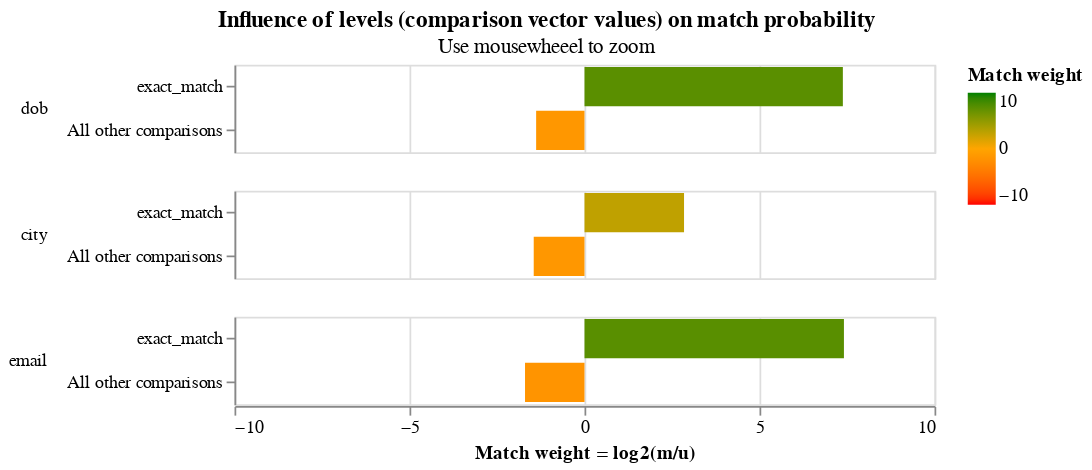

Notebook source saved alongside this figure:
### Markdown cell above
We then use the expectation maximisation algorithm to train the `m` values.

Note that in this first EM training session we block on `first_name` and `surname`, meaning that all comparisons will have `first_name` and `surname` exactly equal.   This means that, in this training session, we cannot estimate parameter estimates for the `first_name` or `surname` columns, as seen in their absence from the match weights chart.

### Code cell
blocking_rule = "l.first_name = r.first_name and l.surname = r.surname"
training_session_names = linker.train_m_using_expectation_maximisation(blocking_rule)


training_session_names.match_weights_interactive_history_chart()

### Figure 1 — Vega-Lite specification as saved in the notebook (floating-point values rounded to 4 significant figures)
{"config": {"view": {"width": 400, "height": 50}, "mark": {"tooltip": null}, "title": {"anchor": "middle"}, "header": {"title": null}}, "params": [{"name": "iteration_number", "value": 0, "bind": {"input": "range", "min": 0, "max": 2, "step": 1}, "description": "Filter by the interation number"}], "data": {"values": [{"comparison_name": "dob", "sql_condition": "dob_l = dob_r", "label_for_charts": "exact_match", "m_probability": 0.6177, "u_probability": 0.003704, "m_probability_description": "Amongst truly matching record comparisons, 61.77% of records are in the exact_match comparison level", "u_probability_description": "Amongst truly non-matching record comparisons, 0.37% of records are in the exact_match comparison level", "has_tf_adjustments": false, "tf_adjustment_column": null, "tf_adjustment_weight": 1.0, "is_null_level": false, "bayes_factor": 166.8, "log2_bayes_factor": 7.382, "comparison_vector_value": 1, "max_comparison_vector_value": 1, "bayes_factor_description": "If comparison level is `exact_match` then comparison is 166.77 times more likely to be a match", "iteration": 0, "proportion_of_matches": 0.995}, {"comparison_name": "dob", "sql_condition": "ELSE", "label_for_charts": "All other comparisons", "m_probability": 0.3823, "u_probability": 0.9963, "m_probability_description": "Amongst truly matching record comparisons, 38.23% of records are in the all other comparisons comparison level", "u_probability_description": "Amongst truly non-matching record comparisons, 99.63% of records are in the all other comparisons comparison level", "has_tf_adjustments": false, "tf_adjustment_column": null, "tf_adjustment_weight": 1.0, "is_null_level": false, "bayes_factor": 0.3838, "log2_bayes_factor": -1.382, "comparison_vector_value": 0, "max_comparison_vector_value": 1, "bayes_factor_description": "If comparison level is `all other comparisons` then comparison is  2.61 times less likely to be a match", "iteration": 0, "proportion_of_matches": 0.995}, {"comparison_name": "city", "sql_condition": "city_l = city_r", "label_for_charts": "exact_match", "m_probability": 0.6682, "u_probability": 0.09308, "m_probability_description": "Amongst truly matching record comparisons, 66.82% of records are in the exact_match comparison level", "u_probability_description": "Amongst truly non-matching record comparisons, 9.31% of records are in the exact_match comparison level", "has_tf_adjustments": true, "tf_adjustment_column": "city", "tf_adjustment_weight": 1.0, "is_null_level": false, "bayes_factor": 7.179, "log2_bayes_factor": 2.844, "comparison_vector_value": 1, "max_comparison_vector_value": 1, "bayes_factor_description": "If comparison level is `exact_match` then comparison is 7.18 times more likely to be a match", "iteration": 0, "proportion_of_matches": 0.995}, {"comparison_name": "city", "sql_condition": "ELSE", "label_for_charts": "All other comparisons", "m_probability": 0.3318, "u_probability": 0.9069, "m_probability_description": "Amongst truly matching record comparisons, 33.18% of records are in the all other comparisons comparison level", "u_probability_description": "Amongst truly non-matching record comparisons, 90.69% of records are in the all other comparisons comparison level", "has_tf_adjustments": false, "tf_adjustment_column": null, "tf_adjustment_weight": 1.0, "is_null_level": false, "bayes_factor": 0.3658, "log2_bayes_factor": -1.451, "comparison_vector_value": 0, "max_comparison_vector_value": 1, "bayes_factor_description": "If comparison level is `all other comparisons` then comparison is  2.73 times less likely to be a match", "iteration": 0, "proportion_of_matches": 0.995}, {"comparison_name": "email", "sql_condition": "email_l = email_r", "label_for_charts": "exact_match", "m_probability": 0.6933, "u_probability": 0.00407, "m_probability_description": "Amongst truly matching record comparisons, 69.33% of records are in the exact_match comparison level", "u_probability_description": "Amongst truly non-matching record comparisons, 0.41% of records are in the exact_match comparison level", "has_tf_adjustments": false, "tf_adjustment_column": null, "tf_adjustment_weight": 1.0, "is_null_level": false, "bayes_factor": 170.3, "log2_bayes_factor": 7.412, "comparison_vector_value": 1, "max_comparison_vector_value": 1, "bayes_factor_description": "If comparison level is `exact_match` then comparison is 170.34 times more likely to be a match", "iteration": 0, "proportion_of_matches": 0.995}, {"comparison_name": "email", "sql_condition": "ELSE", "label_for_charts": "All other comparisons", "m_probability": 0.3067, "u_probability": 0.9959, "m_probability_description": "Amongst truly matching record comparisons, 30.67% of records are in the all other comparisons comparison level", "u_probability_description": "Amongst truly non-matching record comparisons, 99.59% of records are in the all other comparisons comparison level", "has_tf_adjustments": false, "tf_adjustment_column": null, "tf_adjustment_weight": 1.0, "is_null_level": false, "bayes_factor": 0.3079, "log2_bayes_factor": -1.699, "comparison_vector_value": 0, "max_comparison_vector_value": 1, "bayes_factor_description": "If comparison level is `all other comparisons` then comparison is  3.25 times less likely to be a match", "iteration": 0, "proportion_of_matches": 0.995}, {"comparison_name": "dob", "sql_condition": "dob_l = dob_r", "label_for_charts": "exact_match", "m_probability": 0.6001, "u_probability": 0.003704, "m_probability_description": "Amongst truly matching record comparisons, 60.01% of records are in the exact_match comparison level", "u_probability_description": "Amongst truly non-matching record comparisons, 0.37% of records are in the exact_match comparison level", "has_tf_adjustments": false, "tf_adjustment_column": null, "tf_adjustment_weight": 1.0, "is_null_level": false, "bayes_factor": 162.0, "log2_bayes_factor": 7.34, "comparison_vector_value": 1, "max_comparison_vector_value": 1, "bayes_factor_description": "If comparison level is `exact_match` then comparison is 162.02 times more likely to be a match", "iteration": 1, "proportion_of_matches": 0.995}, {"comparison_name": "dob", "sql_condition": "ELSE", "label_for_charts": "All other comparisons", "m_probability": 0.3999, "u_probability": 0.9963, "m_probability_description": "Amongst truly matching record comparisons, 39.99% of records are in the all other comparisons comparison level", "u_probability_description": "Amongst truly non-matching record comparisons, 99.63% of records are in the all other comparisons comparison level", "has_tf_adjustments": false, "tf_adjustment_column": null, "tf_adjustment_weight": 1.0, "is_null_level": false, "bayes_factor": 0.4014, "log2_bayes_factor": -1.317, "comparison_vector_value": 0, "max_comparison_vector_value": 1, "bayes_factor_description": "If comparison level is `all other comparisons` then comparison is  2.49 times less likely to be a match", "iteration": 1, "proportion_of_matches": 0.995}, {"comparison_name": "city", "sql_condition": "city_l = city_r", "label_for_charts": "exact_match", "m_probability": 0.6273, "u_probability": 0.09308, "m_probability_description": "Amongst truly matching record comparisons, 62.73% of records are in the exact_match comparison level", "u_probability_description": "Amongst truly non-matching record comparisons, 9.31% of records are in the exact_match comparison level", "has_tf_adjustments": true, "tf_adjustment_column": "city", "tf_adjustment_weight": 1.0, "is_null_level": false, "bayes_factor": 6.739, "log2_bayes_factor": 2.753, "comparison_vector_value": 1, "max_comparison_vector_value": 1, "bayes_factor_description": "If comparison level is `exact_match` then comparison is 6.74 times more likely to be a match", "iteration": 1, "proportion_of_matches": 0.995}, {"comparison_name": "city", "sql_condition": "ELSE", "label_for_charts": "All other comparisons", "m_probability": 0.3727, "u_probability": 0.9069, "m_probability_description": "Amongst truly matching record comparisons, 37.27% of records are in the all other comparisons comparison level", "u_probability_description": "Amongst truly non-matching record comparisons, 90.69% of records are in the all other comparisons comparison level", "has_tf_adjustments": false, "tf_adjustment_column": null, "tf_adjustment_weight": 1.0, "is_null_level": false, "bayes_factor": 0.411, "log2_bayes_factor": -1.283, "comparison_vector_value": 0, "max_comparison_vector_value": 1, "bayes_factor_description": "If comparison level is `all other comparisons` then comparison is  2.43 times less likely to be a match", "iteration": 1, "proportion_of_matches": 0.995}, {"comparison_name": "email", "sql_condition": "email_l = email_r", "label_for_charts": "exact_match", "m_probability": 0.6534, "u_probability": 0.00407, "m_probability_description": "Amongst truly matching record comparisons, 65.34% of records are in the exact_match comparison level", "u_probability_description": "Amongst truly non-matching record comparisons, 0.41% of records are in the exact_match comparison level", "has_tf_adjustments": false, "tf_adjustment_column": null, "tf_adjustment_weight": 1.0, "is_null_level": false, "bayes_factor": 160.5, "log2_bayes_factor": 7.327, "comparison_vector_value": 1, "max_comparison_vector_value": 1, "bayes_factor_description": "If comparison level is `exact_match` then comparison is 160.54 times more likely to be a match", "iteration": 1, "proportion_of_matches": 0.995}, {"comparison_name": "email", "sql_condition": "ELSE", "label_for_charts": "All other comparisons", "m_probability": 0.3466, "u_probability": 0.9959, "m_probability_description": "Amongst truly matching record comparisons, 34.66% of records are in the all other comparisons comparison level", "u_probability_description": "Amongst truly non-matching record comparisons, 99.59% of records are in the all other comparisons comparison level", "has_tf_adjustments": false, "tf_adjustment_column": null, "tf_adjustment_weight": 1.0, "is_null_level": false, "bayes_factor": 0.348, "log2_bayes_factor": -1.523, "comparison_vector_value": 0, "max_comparison_vector_value": 1, "bayes_factor_description": "If comparison level is `all other comparisons` then comparison is  2.87 times less likely to be a match", "iteration": 1, "proportion_of_matches": 0.995}, {"comparison_name": "dob", "sql_condition": "dob_l = dob_r", "label_for_charts": "exact_match", "m_probability": 0.6006, "u_probability": 0.003704, "m_probability_description": "Amongst truly matching record comparisons, 60.06% of records are in the exact_match comparison level", "u_probability_description": "Amongst truly non-matching record comparisons, 0.37% of records are in the exact_match comparison level", "has_tf_adjustments": false, "tf_adjustment_column": null, "tf_adjustment_weight": 1.0, "is_null_level": false, "bayes_factor": 162.2, "log2_bayes_factor": 7.341, "comparison_vector_value": 1, "max_comparison_vector_value": 1, "bayes_factor_description": "If comparison level is `exact_match` then comparison is 162.17 times more likely to be a match", "iteration": 2, "proportion_of_matches": 0.995}, {"comparison_name": "dob", "sql_condition": "ELSE", "label_for_charts": "All other comparisons", "m_probability": 0.3994, "u_probability": 0.9963, "m_probability_description": "Amongst truly matching record comparisons, 39.94% of records are in the all other comparisons comparison level", "u_probability_description": "Amongst truly non-matching record comparisons, 99.63% of records are in the all other comparisons comparison level", "has_tf_adjustments": false, "tf_adjustment_column": null, "tf_adjustment_weight": 1.0, "is_null_level": false, "bayes_factor": 0.4008, "log2_bayes_factor": -1.319, "comparison_vector_value": 0, "max_comparison_vector_value": 1, "bayes_factor_description": "If comparison level is `all other comparisons` then comparison is  2.49 times less likely to be a match", "iteration": 2, "proportion_of_matches": 0.995}, {"comparison_name": "city", "sql_condition": "city_l = city_r", "label_for_charts": "exact_match", "m_probability": 0.6277, "u_probability": 0.09308, "m_probability_description": "Amongst truly matching record comparisons, 62.77% of records are in the exact_match comparison level", "u_probability_description": "Amongst truly non-matching record comparisons, 9.31% of records are in the exact_match comparison level", "has_tf_adjustments": true, "tf_adjustment_column": "city", "tf_adjustment_weight": 1.0, "is_null_level": false, "bayes_factor": 6.744, "log2_bayes_factor": 2.754, "comparison_vector_value": 1, "max_comparison_vector_value": 1, "bayes_factor_description": "If comparison level is `exact_match` then comparison is 6.74 times more likely to be a match", "iteration": 2, "proportion_of_matches": 0.995}, {"comparison_name": "city", "sql_condition": "ELSE", "label_for_charts": "All other comparisons", "m_probability": 0.3723, "u_probability": 0.9069, "m_probability_description": "Amongst truly matching record comparisons, 37.23% of records are in the all other comparisons comparison level", "u_probability_description": "Amongst truly non-matching record comparisons, 90.69% of records are in the all other comparisons comparison level", "has_tf_adjustments": false, "tf_adjustment_column": null, "tf_adjustment_weight": 1.0, "is_null_level": false, "bayes_factor": 0.4105, "log2_bayes_factor": -1.285, "comparison_vector_value": 0, "max_comparison_vector_value": 1, "bayes_factor_description": "If comparison level is `all other comparisons` then comparison is  2.44 times less likely to be a match", "iteration": 2, "proportion_of_matches": 0.995}, {"comparison_name": "email", "sql_condition": "email_l = email_r", "label_for_charts": "exact_match", "m_probability": 0.654, "u_probability": 0.00407, "m_probability_description": "Amongst truly matching record comparisons, 65.40% of records are in the exact_match comparison level", "u_probability_description": "Amongst truly non-matching record comparisons, 0.41% of records are in the exact_match comparison level", "has_tf_adjustments": false, "tf_adjustment_column": null, "tf_adjustment_weight": 1.0, "is_null_level": false, "bayes_factor": 160.7, "log2_bayes_factor": 7.328, "comparison_vector_value": 1, "max_comparison_vector_value": 1, "bayes_factor_description": "If comparison level is `exact_match` then comparison is 160.68 times more likely to be a match", "iteration": 2, "proportion_of_matches": 0.995}, {"comparison_name": "email", "sql_condition": "ELSE", "label_for_charts": "All other comparisons", "m_probability": 0.346, "u_probability": 0.9959, "m_probability_description": "Amongst truly matching record comparisons, 34.60% of records are in the all other comparisons comparison level", "u_probability_description": "Amongst truly non-matching record comparisons, 99.59% of records are in the all other comparisons comparison level", "has_tf_adjustments": false, "tf_adjustment_column": null, "tf_adjustment_weight": 1.0, "is_null_level": false, "bayes_factor": 0.3474, "log2_bayes_factor": -1.525, "comparison_vector_value": 0, "max_comparison_vector_value": 1, "bayes_factor_description": "If comparison level is `all other comparisons` then comparison is  2.88 times less likely to be a match", "iteration": 2, "proportion_of_matches": 0.995}]}, "transform": [{"filter": "(datum.iteration == iteration_number)"}], "mark": {"type": "bar", "clip": true}, "selection": {"zoom_selector": {"type": "interval", "bind": "scales", "encodings": ["x"]}}, "encoding": {"color": {"type": "quantitative", "field": "log2_bayes_factor", "title": "Match weight", "scale": {"range": ["red", "orange", "green"], "domain": [-10, 0, 10]}}, "row": {"type": "nominal", "field": "comparison_name", "sort": {"field": "comparison_sort_order"}, "header": {"labelAngle": 0, "labelAnchor": "middle", "labelAlign": "left"}}, "tooltip": [{"type": "nominal", "field": "comparison_name", "title": "Comparison name"}, {"type": "ordinal", "field": "label_for_charts", "title": "Label"}, {"type": "nominal", "field": "sql_condition", "title": "SQL condition"}, {"type": "quantitative", "field": "m_probability", "format": ".4f", "title": "M probability"}, {"type": "quantitative", "field": "u_probability", "format": ".4f", "title": "U probability"}, {"type": "quantitative", "field": "bayes_factor", "title": "Bayes factor = m/u", "format": ",.4f"}, {"type": "quantitative", "field": "log2_bayes_factor", "title": "Match weight = log2(m/u)", "format": ",.4f"}, {"type": "nominal", "field": "bayes_factor_description", "title": "Match weight description"}], "x": {"type": "quantitative", "axis": {"title": "Match weight = log2(m/u)", "values": [-10, -5, 0, 5, 10]}, "field": "log2_bayes_factor", "scale": {"domain": [-10, 10]}}, "y": {"type": "nominal", "field": "label_for_charts", "axis": {"title": null}, "sort": {"field": "comparison_vector_value", "order": "descending"}}}, "resolve": {"scale": {"y": "independent"}}, "title": {"text": "Influence of levels (comparison vector values) on match probability", "subtitle": "Use mousewheeel to zoom"}, "$schema": "https://vega.github.io/schema/vega-lite/v4.json"}
